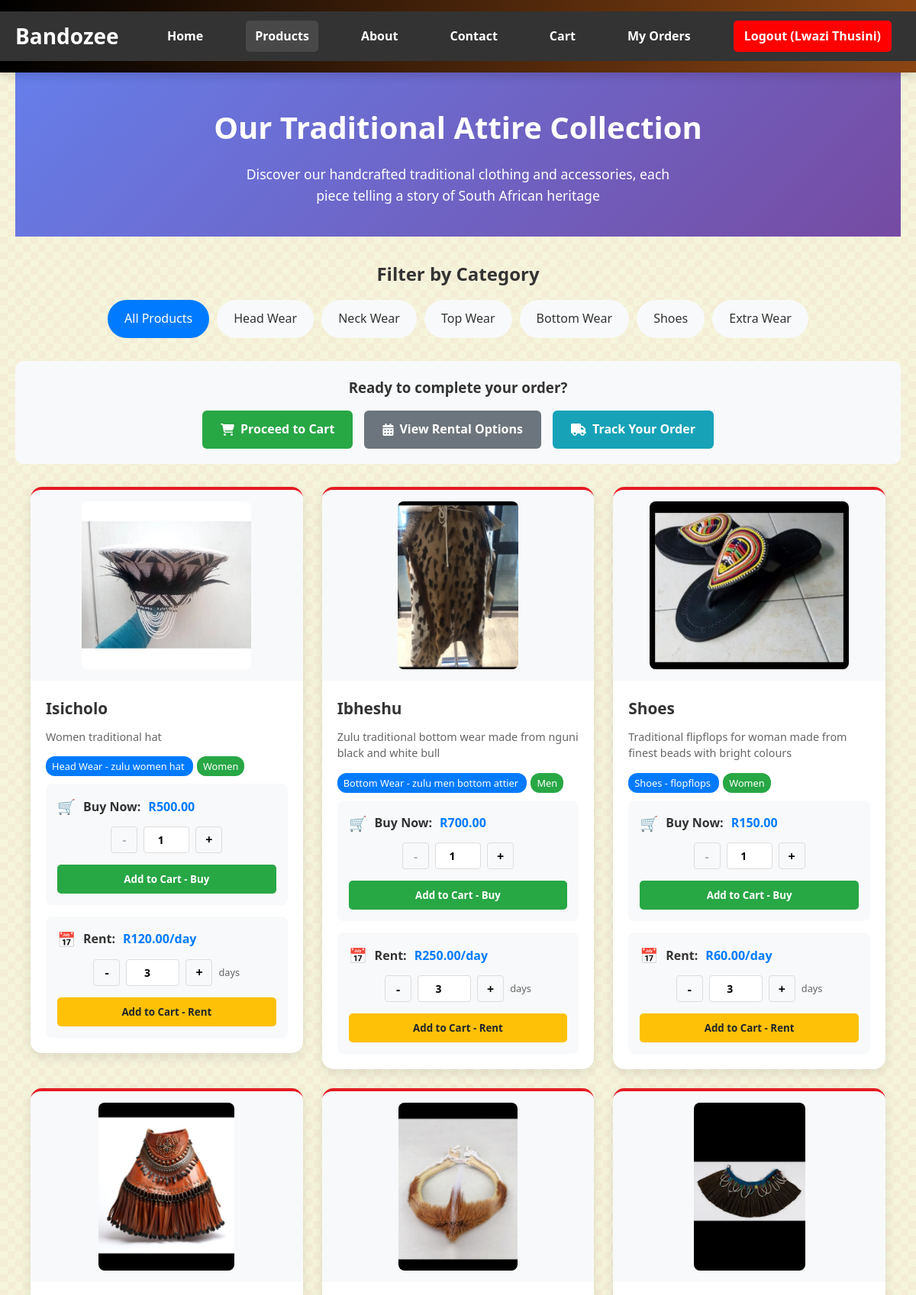
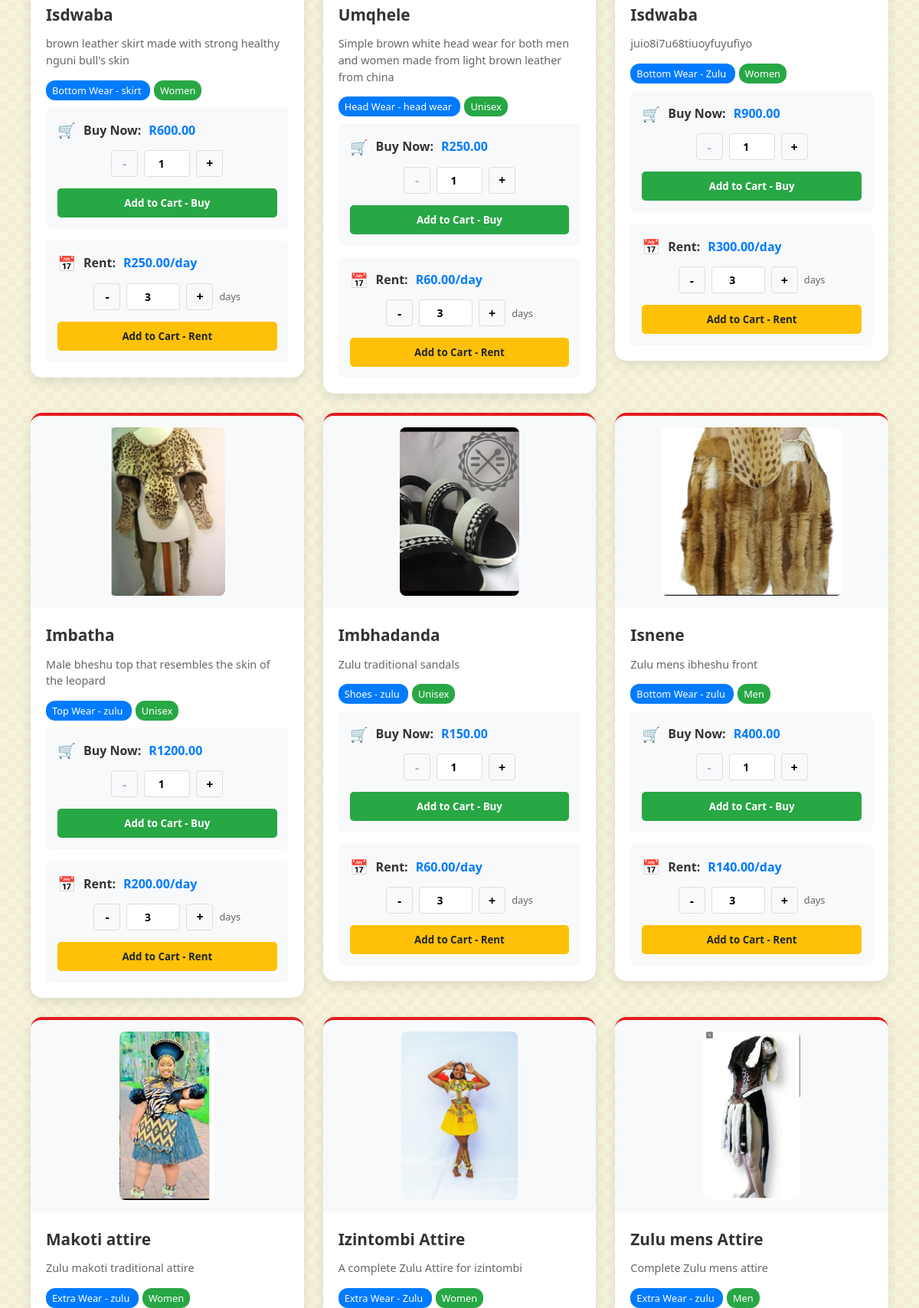
Screenshot of /products (signed in, upper part) with the database file from the repository (2 pictures, top to bottom).
### tables this page shows
CREATE TABLE products (
                id INTEGER PRIMARY KEY AUTOINCREMENT,
                name TEXT NOT NULL,
                price REAL NOT NULL,
                rental_price REAL,
                description TEXT,
                category TEXT,
                subcategory TEXT,
                gender TEXT,
                image_url TEXT,
                stock INTEGER DEFAULT 0,
                available_for_rent INTEGER DEFAULT 0
            );

### app.py (the view)
@app.route('/products')
def products():
    if 'user_id' not in session:
        flash('Please login to view products.', 'warning')
        return redirect(url_for('login'))
    category = request.args.get('category', '')
    gender = request.args.get('gender', '')
    conn = get_db_connection()
    c = conn.cursor()
    query = "SELECT * FROM products WHERE 1=1"
    params = []
    if category:
        query += " AND category = ?"
        params.append(category)
    if gender:
        query += " AND gender = ?"
        params.append(gender)
    c.execute(query, params)
    products = c.fetchall()
    conn.close()
    return render_template('products.html', products=products, category=category, gender=gender)

### app.py (called while the page is built)
def get_db_connection():
    try:
        conn = sqlite3.connect('bandozee.db', timeout=10)
        conn.row_factory = sqlite3.Row
        return conn
    except sqlite3.Error as e:
        print(f"Database connection error: {e}")
        return None

### templates/products.html (shortened to what this page needs)
<!DOCTYPE html>
<html lang="en">
<head>
    <link rel="stylesheet" href="{{ url_for('static', filename='css/style.css') }}">
    <link rel="stylesheet" href="https://cdnjs.cloudflare.com/ajax/libs/font-awesome/6.4.0/css/all.min.css">
</head>
<body>
    <div id="popupNotification" class="popup-notification">
        <span class="popup-message"></span>
        <button class="popup-close" onclick="hidePopup()">
        </button>
    </div>
    <header>
        <nav class="navbar">
            <div class="nav-container">
                <div class="logo">
                    <a href="{{ url_for('index') }}">Bandozee</a>
                </div>
                <ul class="nav-menu">
                    <li><a href="{{ url_for('index') }}">Home</a></li>
                    <li><a href="{{ url_for('products') }}" class="active">Products</a></li>
                    <li><a href="{{ url_for('about') }}">About</a></li>
                    <li><a href="{{ url_for('contact') }}">Contact</a></li>
                    {% if session.user_id %}
                    <li><a href="{{ url_for('cart') }}">Cart</a></li>
                    <li><a href="{{ url_for('order_tracking') }}">My Orders</a></li>
                    <li class="logout"><a href="{{ url_for('logout') }}">Logout ({{ session.user_name }})</a></li>
                    {% else %}
                    <li><a href="{{ url_for('login') }}">Login</a></li>
                    <li><a href="{{ url_for('register') }}">Register</a></li>
                    {% endif %}
                </ul>
            </div>
        </nav>
    </header>
    <main class="container">
        <div class="products-header">
            <h1>Our Traditional Attire Collection</h1>
            <p>Discover our handcrafted traditional clothing and accessories, each piece telling a story of South African heritage</p>
        </div>
        <div class="products-filter">
            <h2>Filter by Category</h2>
            <div class="filter-options">
                <a href="{{ url_for('products') }}" class="filter-btn {% if not category %}active{% endif %}">All Products</a>
                <a href="{{ url_for('products', category='Head Wear') }}" class="filter-btn {% if category == 'Head Wear' %}active{% endif %}">Head Wear</a>
                <a href="{{ url_for('products', category='Neck Wear') }}" class="filter-btn {% if category == 'Neck Wear' %}active{% endif %}">Neck Wear</a>
                <a href="{{ url_for('products', category='Top Wear') }}" class="filter-btn {% if category == 'Top Wear' %}active{% endif %}">Top Wear</a>
                <a href="{{ url_for('products', category='Bottom Wear') }}" class="filter-btn {% if category == 'Bottom Wear' %}active{% endif %}">Bottom Wear</a>
                <a href="{{ url_for('products', category='Shoes') }}" class="filter-btn {% if category == 'Shoes' %}active{% endif %}">Shoes</a>
                <a href="{{ url_for('products', category='Extra Wear') }}" class="filter-btn {% if category == 'Extra Wear' %}active{% endif %}">Extra Wear</a>
            </div>
        </div>
        <div class="cart-actions">
            <h3>Ready to complete your order?</h3>
            <div class="action-buttons">
                <a href="{{ url_for('cart') }}" class="btn btn-success">
                    <i class="fas fa-shopping-cart"></i> Proceed to Cart
                </a>
                <a href="{{ url_for('rentals') }}" class="btn btn-secondary">
                    <i class="fas fa-calendar-alt"></i> View Rental Options
                </a>
                <a href="{{ url_for('order_tracking') }}" class="btn btn-info">
                    <i class="fas fa-truck"></i> Track Your Order
                </a>
            </div>
        </div>
        <div class="products-grid">
            {% for product in products %}
            <div class="product-card">
                <div class="product-image-container">
                    <img src="{{ product[8] if product[8] else url_for('static', filename='images/placeholder.jpg') }}"
                         alt="{{ product[1] }}"
                         loading="lazy">
                </div>
                <div class="product-info">
                    <h3>{{ product[1] }}</h3>
                    <p class="product-description">{{ product[4][:100] }}{% if product[4]|length > 100 %}...{% endif %}</p>
                    <div style="margin-bottom: 10px;">
                        <span style="background: #007bff; color: white; padding: 4px 8px; border-radius: 12px; font-size: 0.8rem;">
                            {{ product[5] }} {% if product[6] %}- {{ product[6] }}{% endif %}
                        </span>
                        <span style="background: #28a745; color: white; padding: 4px 8px; border-radius: 12px; font-size: 0.8rem; margin-left: 5px;">
                            {{ product[7] }}
                        </span>
                    </div>
                    <div class="option-group purchase-option">
                        <div class="price-display">
                            <span class="option-icon">🛒</span>
                            <span class="option-label">Buy Now:</span>
                            <span class="price-amount">R{{ "%.2f"|format(product[2]) }}</span>
                        </div>
                        <div class="quantity-controls">
                            <button class="quantity-btn minus-btn" onclick="updateQuantity(this, -1)">-</button>
                            <input type="number"
                                   class="quantity-input"
                                   value="1"
                                   min="1"
                                   max="99"
                                   onchange="validateQuantity(this)"
                                   onblur="validateQuantity(this)">
                            <button class="quantity-btn plus-btn" onclick="updateQuantity(this, 1)">+</button>
                        </div>
                        <button class="btn-buy" onclick="addToCartPurchase({{ product[0] }}, this)">
                            Add to Cart - Buy
                        </button>
                    </div>
                    {% if product[10] == 1 and product[3] > 0 %}
                    <div class="option-group rental-option">
                        <div class="price-display">
                            <span class="option-icon">📅</span>
                            <span class="option-label">Rent:</span>
                            <span class="price-amount">R{{ "%.2f"|format(product[3]) }}/day</span>
                        </div>
                        <div class="rental-days-controls">
                            <button class="quantity-btn minus-btn" onclick="updateRentalDays(this, -1)">-</button>
                            <input type="number"
                                   class="rental-days-input"
                                   value="3"
                                   min="1"
                                   max="30"
                                   onchange="validateRentalDays(this)"
                                   onblur="validateRentalDays(this)">
                            <button class="quantity-btn plus-btn" onclick="updateRentalDays(this, 1)">+</button>
                            <span class="days-label">days</span>
                        </div>
                        <button class="btn-rent" onclick="addToCartRental({{ product[0] }}, this)">
                            Add to Cart - Rent
                        </button>
                    </div>
                    {% endif %}
                </div>
            </div>
            {% else %}
            <div class="no-products">
                <h2>No products found</h2>
                <p>Please try another category or check back later for new arrivals.</p>
            </div>
            {% endfor %}
        </div>
    </main>
</body>
</html>

### static/css/style.css (style rules this page uses)
:root { --zulu-red: #E41B23; --zulu-black: #000000; --zulu-white: #FFFFFF; --zulu-yellow: #F7D038; --zulu-green: #006F3C; --earth-brown: #8B4513; --cream: #F5F5DC; --light-brown: #CD853F; }
* { margin: 0; padding: 0; box-sizing: border-box; font-family: 'Segoe UI', Tahoma, Geneva, Verdana, sans-serif; }
body { background-color: var(--cream); color: var(--zulu-black); line-height: 1.6; position: relative; min-height: 100vh; }
body::before { content: ""; position: fixed; top: 0; left: 0; width: 100%; height: 100%; background-image: linear-gradient(45deg, rgba(228, 27, 35, 0.03) 25%, transparent 25%), linear-gradient(-45deg, rgba(228, 27, 35, 0.03) 25%, transparent 25%), linear-gradient(45deg, transparent 75%, rgba(228, 27, 35, 0.03) 75%), linear-gradient(-45deg, transparent 75%, rgba(228, 27, 35, 0.03) 75%); background-size: 20px 20px; background-position: 0 0, 0 10px, 10px -10px, -10px 0px; z-index: -1; }
.container { width: 100%; max-width: 1200px; margin: 0 auto; padding: 0 20px; }
header { background: linear-gradient(to right, var(--zulu-black), var(--earth-brown)); color: var(--zulu-white); padding: 15px 0; box-shadow: 0 4px 12px rgba(0, 0, 0, 0.15); position: sticky; top: 0; z-index: 1000; }
.logo { display: flex; align-items: center; font-size: 2rem; font-weight: 700; color: var(--zulu-white); text-decoration: none; }
nav ul { display: flex; list-style: none; }
nav ul li { margin: 0 12px; }
nav ul li a { color: var(--zulu-white); font-weight: 500; display: flex; align-items: center; padding: 8px 12px; border-radius: 4px; transition: all 0.3s ease; text-decoration: none; }
.btn { display: inline-block; padding: 12px 24px; border: none; border-radius: 4px; font-weight: 600; text-align: center; cursor: pointer; transition: all 0.3s ease; text-decoration: none; font-size: 1rem; }
.btn-secondary { background-color: var(--zulu-green); color: var(--zulu-white); }
.product-card { background-color: var(--zulu-white); border-radius: 8px; overflow: hidden; box-shadow: 0 5px 15px rgba(0, 0, 0, 0.1); transition: transform 0.3s ease, box-shadow 0.3s ease; border-top: 4px solid var(--zulu-red); }
.product-info { padding: 20px; }
.product-description { color: var(--zulu-black); margin-bottom: 20px; line-height: 1.5; }

### rows the page displays
products: image_url (picture), name "Isicholo", description "Women traditional hat", category "Head Wear", subcategory "zulu women hat", gender "Women", price "500.00", rental_price "120.00"
products: image_url (picture), name "Ibheshu", description "Zulu traditional bottom wear made from nguni black and white bull", category "Bottom Wear", subcategory "zulu men bottom attier", gender "Men", price "700.00", rental_price "250.00"
products: image_url (picture), name "Shoes", description "Traditional flipflops for woman made from finest beads with bright colours", category "Shoes", subcategory "flopflops", gender "Women", price "150.00", rental_price "60.00"
products: image_url (picture), name "Isdwaba", description "brown leather skirt made with strong healthy nguni bull's skin", category "Bottom Wear", subcategory "skirt", gender "Women", price "600.00", rental_price "250.00"
products: image_url (picture), name "Umqhele", description "Simple brown white head wear for both men and women made from light brown leather from china", category "Head Wear", subcategory "head wear", gender "Unisex", price "250.00", rental_price "60.00"
products: image_url (picture), name "Isdwaba", description "juio8i7u68tiuoyfuyufiyo", category "Bottom Wear", subcategory "Zulu", gender "Women", price "900.00", rental_price "300.00"
products: image_url (picture), name "Imbatha", description "Male bheshu top that resembles the skin of the leopard", category "Top Wear", subcategory "zulu", gender "Unisex", price "1200.00", rental_price "200.00"
products: image_url (picture), name "Imbhadanda", description "Zulu traditional sandals", category "Shoes", subcategory "zulu", gender "Unisex", price "150.00", rental_price "60.00"
products: image_url (picture), name "Isnene", description "Zulu mens ibheshu front", category "Bottom Wear", subcategory "zulu", gender "Men", price "400.00", rental_price "140.00"
products: image_url (picture), name "Makoti attire", description "Zulu makoti traditional attire", category "Extra Wear", subcategory "zulu", gender "Women"
products: image_url (picture), name "Izintombi Attire", description "A complete Zulu Attire for izintombi", category "Extra Wear", subcategory "Zulu", gender "Women"
products: image_url (picture), name "Zulu mens Attire", description "Complete Zulu mens attire", category "Extra Wear", subcategory "zulu", gender "Men"

### other values shown
{{ session.user_name }} "Lwazi Thusini"
